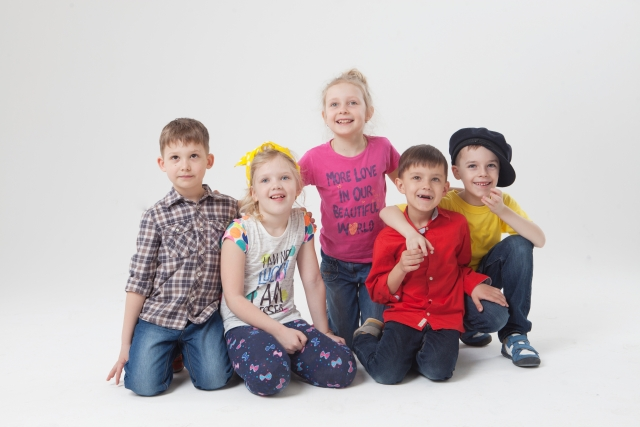
#> input picture ③-2_機械学習ライブラリ教育資料/702_opencv/face.jpg, 640 x 427 px, found by its file name
$ jupyter execute '702_【完成版】OpenCVを使って画像に対しての処理をしてみよう.ipynb'
#> lines starting #> are read from the running program, lines starting #| are printed output that depends on the picture; after the words box and inside, x2 and y2 are one past the last pixel; in counts of white or black regions, pixels touching at a corner belong together
# OpenCVを使って画像に対しての処理をしてみよう

## 顔検出ができるプログラムを作成しよう

[cell 1]
# ライブラリのインポート
import cv2
import matplotlib.pyplot as plt

# 画像を読み込み
image = cv2.imread("/content/drive/My Drive/Colab Notebooks/face.jpg")
#> image is the input picture: shape (427, 640, 3); mean B, G, R 187.8, 185.7, 197.4

# BGR → RGB
image = cv2.cvtColor(image, cv2.COLOR_BGR2RGB)

# カスケードファイルを指定
cascade_file = "/content/drive/My Drive/Colab Notebooks/haarcascade_frontalface_alt.xml"

# カスケードファイルを読み込み
cascade = cv2.CascadeClassifier(cascade_file)

# 顔を認識し矩形にリスト化 例：[318, 84, 50, 50]
face_list = cascade.detectMultiScale(image)
#> face_list = [[458, 147, 48, 48], [318, 84, 50, 50], [158, 137, 53, 53], [251, 160, 50, 50], [400, 159, 50, 50]]

# 顔を囲う枠の色を指定
color = (0, 0, 255)

# 顔が認識されたら実行
if len(face_list) > 0:
    for face in face_list:
        x, y, w, h = face
        cv2.rectangle(image, (x,y), (x+w, y+h), color, thickness=2)
#> this loop made 5 passes
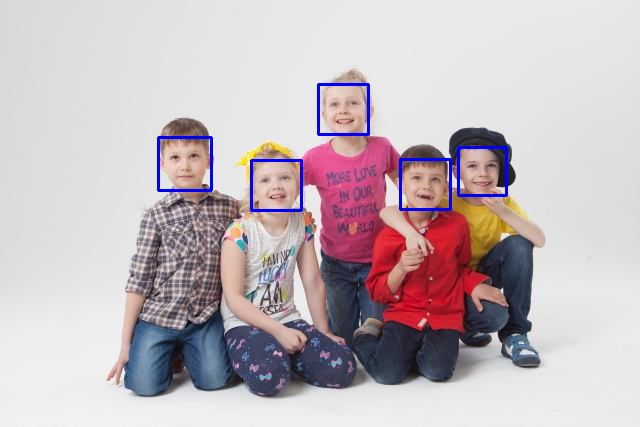
#> image: shape (427, 640, 3); mean R, G, B 195.4, 184, 189
else:
    print("顔が認識できませんでした。")

# ビジュアライズ
plt.imshow(image)
plt.show()

## 顔にモザイクをかけるプログラムを作成しよう

[cell 2]
# ライブラリのインポート
import cv2
import matplotlib.pyplot as plt

# 画像を読み込み
image = cv2.imread("/content/drive/My Drive/Colab Notebooks/face.jpg")

# BGR → RGB
image = cv2.cvtColor(image, cv2.COLOR_BGR2RGB)

# カスケードファイルを指定
cascade_file = "/content/drive/My Drive/Colab Notebooks/haarcascade_frontalface_alt.xml"

# カスケードファイルを読み込み
cascade = cv2.CascadeClassifier(cascade_file)

# 顔を認識し矩形にリスト化 例：[318, 84, 50, 50]
face_list = cascade.detectMultiScale(image)

# 顔が認識されたら実行
if len(face_list) > 0:
    for face in face_list:
        x, y, w, h = face
        #認識した顔を切り抜き
        face_img = image[y:y+h, x:x+w]
        # 切り抜いた画像をリサイズ
        face_img = cv2.resize(face_img, (w//4, h//4))
        # サイズを元に戻す
        face_img = cv2.resize(face_img, (w, h))
        # 元の画像に貼り付ける
        image[y:y+h, x:x+w] = face_img
#> this loop made 5 passes
#> pass 1, `face_img = cv2.resize(face_img, (w, h))`:
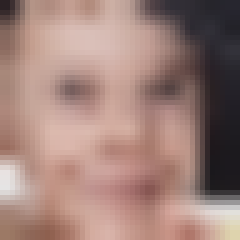
#> face_img: shape (48, 48, 3) (shown 5 times larger); mean R, G, B 159.7, 129.4, 121.9
#> pass 2, `face_img = cv2.resize(face_img, (w, h))`:
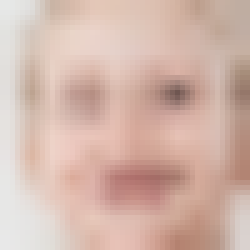
#> face_img: shape (50, 50, 3) (shown 5 times larger); mean R, G, B 211.9, 182.6, 171.6
#> after the loop:
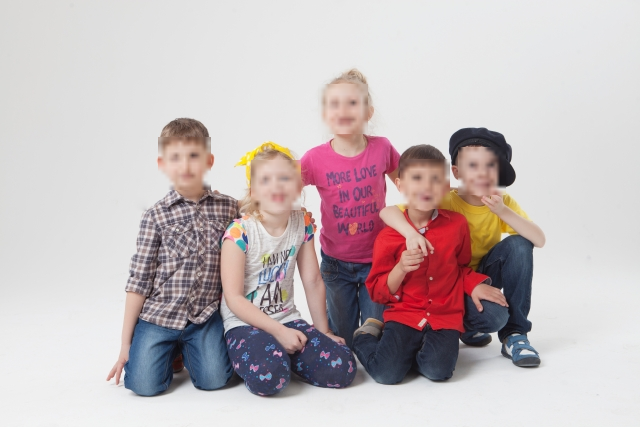
#> image: shape (427, 640, 3); mean R, G, B 197.4, 185.7, 187.8

else:
    print("顔が認識できませんでした。")

plt.imshow(image)
plt.show()

## 画像を反転しグレースケールにして保存してみよう

[cell 3]
import cv2

# 画像を読み込み
image = cv2.imread("/content/drive/My Drive/Colab Notebooks/face.jpg")

# 画像を左右反転
image = cv2.flip(image,1)

# 画像をグレースケールに変換
image = cv2.cvtColor(image, cv2.COLOR_BGR2GRAY)
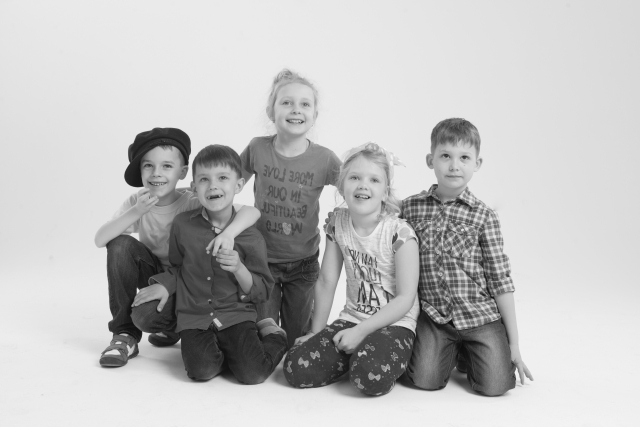
#> image: shape (427, 640); min 13, max 244, mean 189.4

# 画像を保存
cv2.imwrite("/content/drive/My Drive/Colab Notebooks/flip-face.jpg", image)

plt.imshow(image)
plt.gray()
plt.show()

## 画像のスムージングができるプログラムを作成しよう

[cell 4]
import cv2

# 画像を読み込み
image = cv2.imread("/content/drive/My Drive/Colab Notebooks/face.jpg")

# BGR → RGB
image = cv2.cvtColor(image, cv2.COLOR_BGR2RGB)

plt.imshow(image)
plt.show()

# スムージング(ガウシアンフィルター)
def blur(img):
    filtered = cv2.GaussianBlur(img, (11, 11), 0)
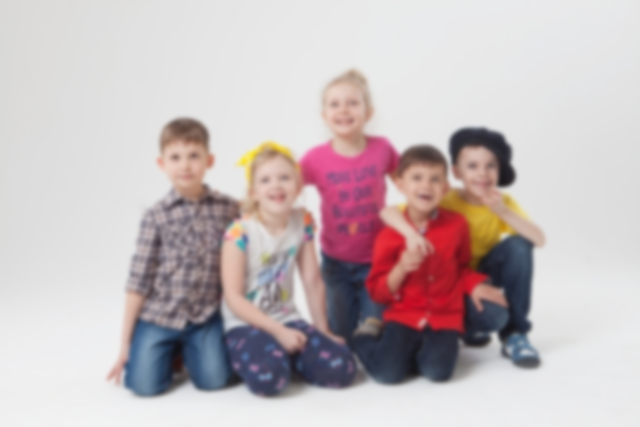
#> filtered: shape (427, 640, 3); mean R, G, B 197.4, 185.7, 187.8
    return filtered

img_gaussian = blur(image)

plt.imshow(img_gaussian)
plt.show()

## 輪郭を強調するプログラムを作成しよう

[cell 5]
import numpy as np

# 輪郭強調
def binary_threshold(img):
    grayed = cv2.cvtColor(img, cv2.COLOR_BGR2GRAY)
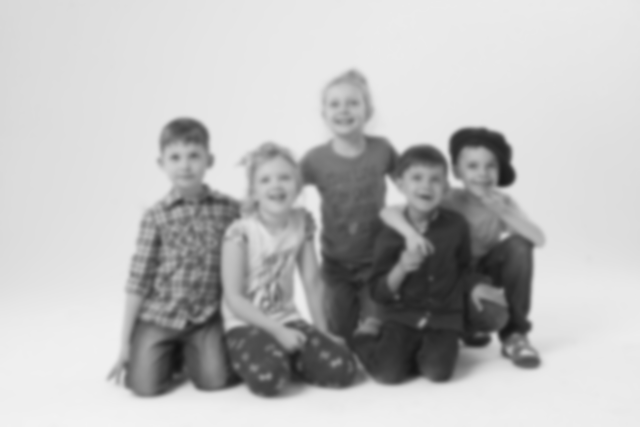
#> grayed: shape (427, 640); min 18, max 243, mean 187.6
    under_thresh = 100
    upper_thresh = 180
    maxValue = 255
    th, drop_back = cv2.threshold(grayed, under_thresh, maxValue, cv2.THRESH_BINARY)
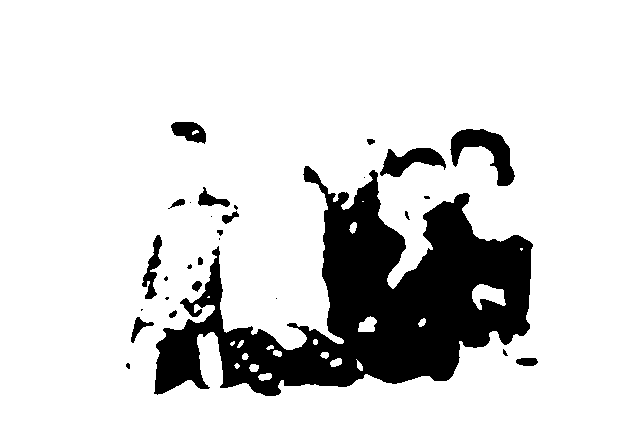
#> drop_back: shape (427, 640); 84.4% white; 29 black regions (13 under 20 px), largest, box (x1, y1, x2, y2) and area: (154, 166, 533, 396) 37811, (450, 129, 515, 186) 1629, (380, 148, 446, 177) 1018
#> th = 100
    th, clarify_born = cv2.threshold(grayed, upper_thresh, maxValue, cv2.THRESH_BINARY_INV)
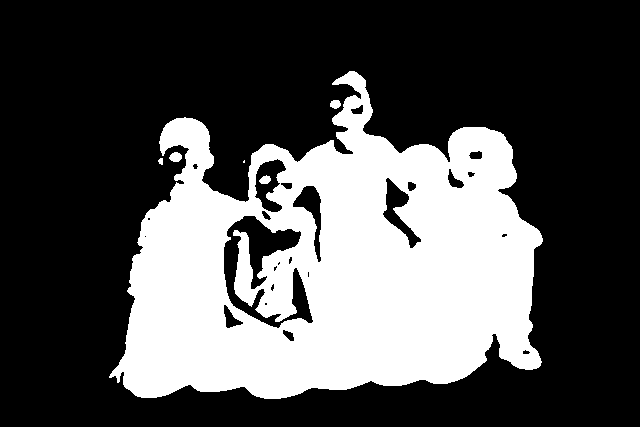
#> clarify_born: shape (427, 640); 31.8% white; 6 white regions (1 under 20 px), largest, box (x1, y1, x2, y2) and area: (109, 71, 543, 399) 86527, (169, 152, 182, 162) 98, (330, 100, 341, 109) 77, (259, 175, 271, 184) 76, (158, 158, 163, 165) 27
#> th = 180
    merged = np.minimum(drop_back, clarify_born)
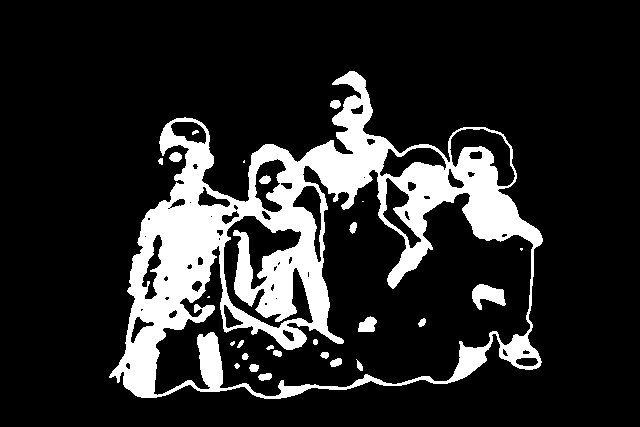
#> merged: shape (427, 640); 16.2% white; 26 white regions (5 under 20 px), largest, box (x1, y1, x2, y2) and area: (109, 71, 543, 399) 42459, (472, 284, 506, 310) 523, (358, 316, 377, 332) 216
    return merged

img_bin = binary_threshold(img_gaussian)

plt.imshow(img_bin)
plt.show()
